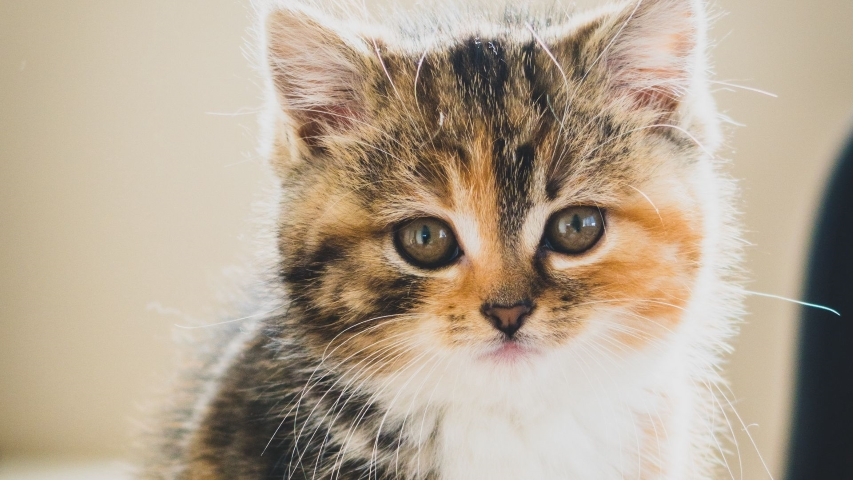
#> input picture OpenCV/text_book/opencv_practice_answer/images/cat.jpg, 853 x 480 px
$ jupyter execute 05-cv-02-05-matplotlib.ipynb
#> lines starting #> are read from the running program, lines starting #| are printed output that depends on the picture
[cell 1]
import cv2
import matplotlib.pyplot as plt

# 컬러 영상 출력
imgBGR = cv2.imread('images/cat.jpg')
#> imgBGR is the input picture: shape (480, 853, 3); mean B, G, R 146.3, 165.3, 180.1
imgRGB = cv2.cvtColor(imgBGR, cv2.COLOR_BGR2RGB)

plt.axis('off')
plt.imshow(imgRGB)
plt.show()

# 그레이스케일 영상 출력
imgGray = cv2.imread('images/cat.jpg', cv2.IMREAD_GRAYSCALE)
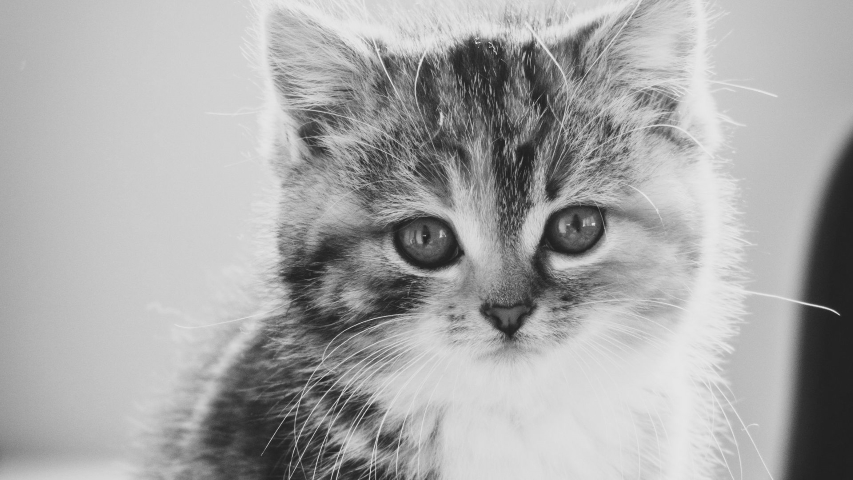
#> imgGray: shape (480, 853); min 31, max 232, mean 167.6

plt.axis('off')
plt.imshow(imgGray, cmap='gray')
plt.show()

# 두 개의 영상을 함께 출력
plt.subplot(121), plt.axis('off'), plt.imshow(imgRGB)
plt.subplot(122), plt.axis('off'), plt.imshow(imgGray, cmap='gray')
plt.show()
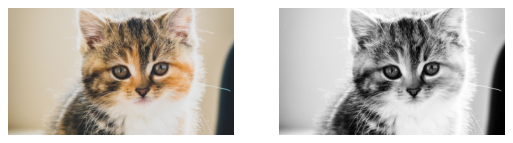
#> figure drawn by matplotlib, 2 panels
